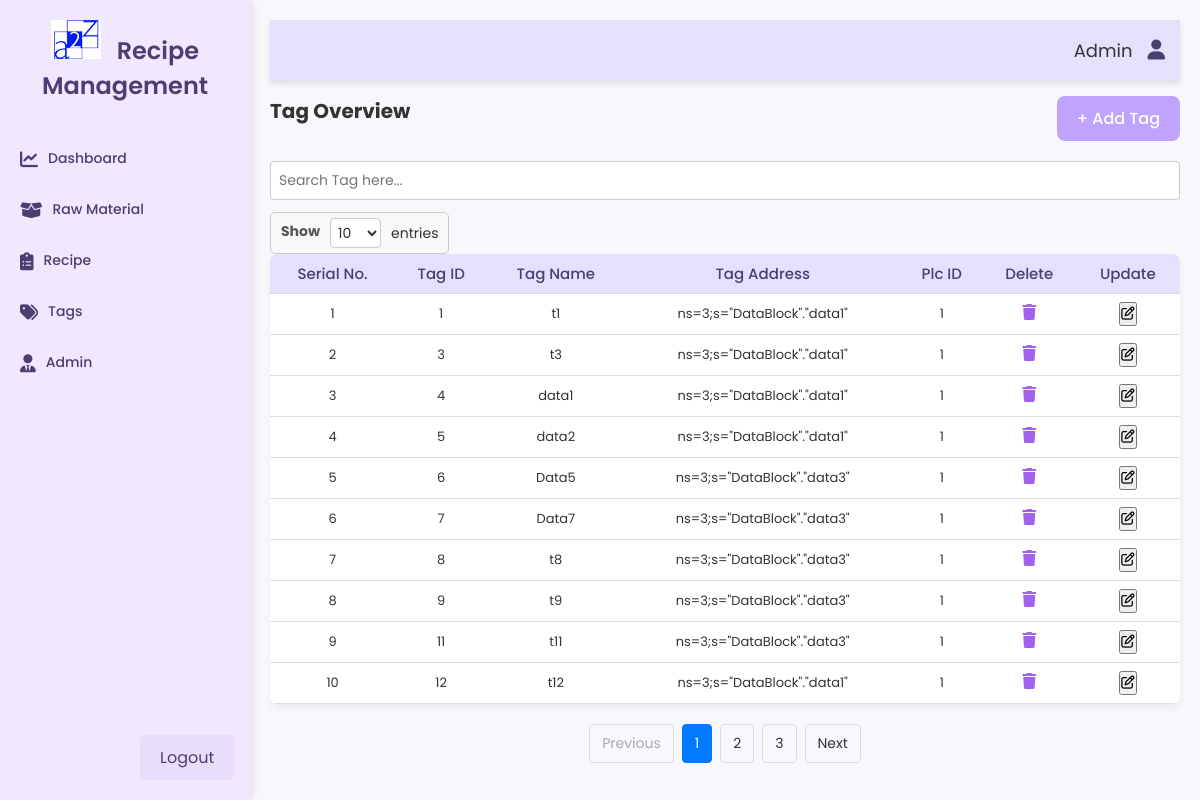
/tag-overview, run on the app's committed database.
### tables this page shows
CREATE TABLE "Tag_Table" (
	"tagId"	INTEGER,
	"tagName"	VARCHAR,
	"tagAddress"	VARCHAR,
	"plcId"	INTEGER,
	PRIMARY KEY("tagId"),
	CONSTRAINT "plcId" FOREIGN KEY("plcId") REFERENCES "Plc_Table"("plcId")
);

### app.py (the view)
@app.route('/tag-overview')
def tag_overview():
    current_page = int(request.args.get('page', 1))  # Default to page 1 if not provided
    limit = int(request.args.get('limit', 10))  # Default limit is 10 if not provided
    conn = sqlite3.connect('a2z_database.db')
    conn.row_factory = sqlite3.Row
    cursor = conn.cursor()
    offset = (current_page - 1) * limit
    cursor.execute('SELECT * FROM Tag_Table LIMIT ? OFFSET ?', (limit, offset))
    tags = cursor.fetchall()
    cursor.execute('SELECT COUNT(*) FROM Tag_Table')
    total_rows = cursor.fetchone()[0]
    total_pages = (total_rows + limit - 1) // limit  # Calculate total pages
    conn.close()
    return render_template(
        'tag_overview.html',
        tags=tags,
        page=current_page,
        total_pages=total_pages,
        limit=limit,
        active_menu='tags',
        active_submenu='tag-overview'
    )

### templates/tag_overview.html (shortened to what this page needs)
{% extends "base.html" %}
{% block content %}
    <div class="content-header">
        <h1>Tag Overview</h1>
        <button onclick="toggleTagForm()" class="add-button">+ Add Tag</button>
    </div>
    <div class="search-section">
        <div class="search-bar">
            <input type="text" id="searchInput" placeholder="Search Tag here..." onkeyup="searchTable()">
        </div>
    </div>
    <div class="entries-selector">
        <label for="entriesSelect">Show</label>
        <select id="entriesSelect" onchange="updateEntries()">
            <option value="10" {% if limit == 10 %}selected{% endif %}>10</option>
        </select>
        <span>entries</span>
    </div>
    <table class="table table-bordered" id="tagoverviewtable">
        <thead>
            <tr>
                <th>Serial No.</th>
                <th>Tag ID</th>
                <th>Tag Name</th>
                <th>Tag Address</th>
                <th>Plc ID</th>
                <th>Delete</th>
                <th>Update</th>
            </tr>
        </thead>
        <tbody>
            {% set serial_number = (page - 1) * limit %}
            {% for tag in tags %}
            <tr id="row-{{ tag.tagId }}">
               <td>{{ serial_number + loop.index }}</td>
               <td>{{ tag.tagId }}</td>
               <td>{{ tag.tagName }}</td>
               <td>{{ tag.tagAddress }}</td>
               <td>{{ tag.plcId }}</td>
               <td>
                   <button class="delete-button" onclick="confirmDelete('{{ tag.tagId }}')">
                      <i class="fa fa-trash"></i>
                   </button>
                </td>
                <td>
                    <button class="update-button" onclick="openUpdateTagForm('{{ tag.tagId }}', '{{ tag.tagName }}', '{{ tag.tagAddress }}', '{{ tag.plcId }}')">
                        <i class="fa-regular fa-pen-to-square"></i>
                    </button>
                </td>
            </tr>
{% endfor %}
        </tbody>
    </table>
</div>
<div class="pagination-container">
    {% if page > 1 %}
      <a href="{{ url_for('tag_overview', page=page - 1, limit=limit) }}" class="pagination-btn">Previous</a>
    {% else %}
      <span class="pagination-btn disabled">Previous</span>
    {% endif %}
    {% for p in range(1, total_pages + 1) %}
      <a href="{{ url_for('tag_overview', page=p, limit=limit) }}" class="pagination-btn {% if p == page %}active{% endif %}">{{ p }}</a>
    {% endfor %}
    {% if page < total_pages %}
      <a href="{{ url_for('tag_overview', page=page + 1, limit=limit) }}" class="pagination-btn">Next</a>
    {% else %}
      <span class="pagination-btn disabled">Next</span>
    {% endif %}
</div>
{% endblock %}

### static/style1.css (style rules this page uses)
* { margin: 0; padding: 0; box-sizing: border-box; font-family: 'Poppins', sans-serif; }
.content-header { display: flex; justify-content: space-between; align-items: center; margin-bottom: 20px; }
.add-button { background-color: #bfa3ff; color: #fff; margin: 1rem 0 0rem 0; padding: 10px 20px; border: none; border-radius: 8px; cursor: pointer; font-size: 16px; font-weight: 500; transition: background 0.3s ease, transform 0.3s ease; }
table { width: 100%; border-collapse: collapse; background-color: #fff; box-shadow: 0 4px 8px rgba(0, 0, 0, 0.05); border-radius: 8px; overflow: hidden; }
th, td { padding: 15px; text-align: left; border-bottom: 1px solid #ddd; transition: background 0.3s ease; }
th { background-color: #e6e0ff; color: #4b3f72; font-size: 15px; font-weight: 500; }
td { font-size: 13px; color: #333; }
label { display: block; margin-bottom: 6px; font-size: 14px; color: #555; }
input[type="text"], select { width: 100%; padding: 10px; margin-bottom: 12px; border: 1px solid #ccc; border-radius: 4px; box-sizing: border-box; font-size: 14px; }
select { background-color: #f9f9f9; }
.pagination-container { display: flex; justify-content: center; align-items: center; gap: 8px; margin: 20px 0; font-family: Arial, sans-serif; }
.pagination-btn { padding: 8px 12px; font-size: 14px; color: #333; text-decoration: none; border: 1px solid #ddd; border-radius: 4px; transition: background-color 0.3s, color 0.3s; cursor: pointer; }
.pagination-btn.active { background-color: #007bff; color: #fff; border-color: #007bff; cursor: default; }
.pagination-btn.disabled { color: #aaa; border-color: #ddd; cursor: not-allowed; }
table { width: 100%; border-spacing: 10px; }
table td { padding: 8px; vertical-align: middle; }
label { font-weight: bold; color: #555; }
input[type="text"] { width: 100%; padding: 8px; border: 1px solid #ccc; border-radius: 4px; }
label { font-size: 14px; color: #555; margin-bottom: 4px; }
input[type="text"], select { width: 100%; padding: 8px; border: 1px solid #ccc; border-radius: 4px; box-sizing: border-box; font-size: 14px; }
.delete-button { background-color: transparent; border: none; color: rgb(163, 98, 238); cursor: pointer; }
.delete-button i { font-size: 1.2em; }
.entries-selector { display: inline-flex; align-items: center; border: 1px solid #ccc; padding: 5px 10px; border-radius: 5px; background-color: #f9f9f9; margin-bottom: 0px; font-family: Arial, sans-serif; font-size: 14px; color: #333; }
.entries-selector label { margin-right: 5px; font-weight: bold; }
.entries-selector select { border: 1px solid #ccc; border-radius: 4px; padding: 3px; margin: 0 5px; font-size: 14px; color: #333; background-color: #fff; cursor: pointer; }
.entries-selector span { margin-left: 5px; }

### templates/tag_overview.html (style rules this page uses)
#tagoverviewtable th, #tagoverviewtable td { text-align: center; vertical-align: middle; }
#tagoverviewtable th, #tagoverviewtable td { padding: 8px; }

### data on the page
Tag_Table: index "1", tagId "1", tagName "t1", tagAddress "ns=3;s=\"DataBlock\".\"data1\"", plcId "1"
Tag_Table: index "2", tagId "3", tagName "t3", tagAddress "ns=3;s=\"DataBlock\".\"data1\"", plcId "1"
Tag_Table: index "3", tagId "4", tagName "data1", tagAddress "ns=3;s=\"DataBlock\".\"data1\"", plcId "1"
Tag_Table: index "4", tagId "5", tagName "data2", tagAddress "ns=3;s=\"DataBlock\".\"data1\"", plcId "1"
Tag_Table: index "5", tagId "6", tagName "Data5", tagAddress "ns=3;s=\"DataBlock\".\"data3\"", plcId "1"
Tag_Table: index "6", tagId "7", tagName "Data7", tagAddress "ns=3;s=\"DataBlock\".\"data3\"", plcId "1"
Tag_Table: index "7", tagId "8", tagName "t8", tagAddress "ns=3;s=\"DataBlock\".\"data3\"", plcId "1"
Tag_Table: index "8", tagId "9", tagName "t9", tagAddress "ns=3;s=\"DataBlock\".\"data3\"", plcId "1"
Tag_Table: index "9", tagId "11", tagName "t11", tagAddress "ns=3;s=\"DataBlock\".\"data3\"", plcId "1"
Tag_Table: index "10", tagId "12", tagName "t12", tagAddress "ns=3;s=\"DataBlock\".\"data1\"", plcId "1"

### other printed values
{{ p }} "1" "2" "3"
